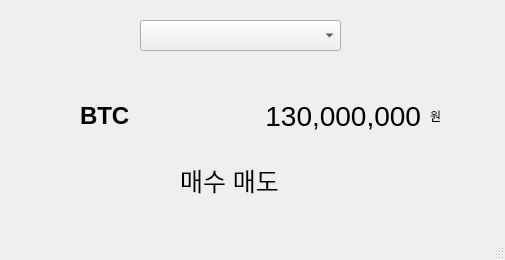
<?xml version="1.0" encoding="UTF-8"?>
<ui version="4.0">
 <class>MainWindow</class>
 <widget class="QMainWindow" name="MainWindow">
  <property name="geometry">
   <rect>
    <x>0</x>
    <y>0</y>
    <width>505</width>
    <height>260</height>
   </rect>
  </property>
  <property name="windowTitle">
   <string>MainWindow</string>
  </property>
  <widget class="QWidget" name="centralwidget">
   <widget class="QLabel" name="price_label">
    <property name="geometry">
     <rect>
      <x>220</x>
      <y>90</y>
      <width>201</width>
      <height>51</height>
     </rect>
    </property>
    <property name="font">
     <font>
      <pointsize>21</pointsize>
     </font>
    </property>
    <property name="text">
     <string>130,000,000</string>
    </property>
    <property name="alignment">
     <set>Qt::AlignRight|Qt::AlignTrailing|Qt::AlignVCenter</set>
    </property>
   </widget>
   <widget class="QLabel" name="ticker_label">
    <property name="geometry">
     <rect>
      <x>80</x>
      <y>90</y>
      <width>151</width>
      <height>51</height>
     </rect>
    </property>
    <property name="font">
     <font>
      <pointsize>18</pointsize>
      <weight>75</weight>
      <bold>true</bold>
     </font>
    </property>
    <property name="text">
     <string>BTC</string>
    </property>
   </widget>
   <widget class="QLabel" name="label_3">
    <property name="geometry">
     <rect>
      <x>430</x>
      <y>110</y>
      <width>56</width>
      <height>12</height>
     </rect>
    </property>
    <property name="text">
     <string>원</string>
    </property>
   </widget>
   <widget class="QLabel" name="alarm_label">
    <property name="geometry">
     <rect>
      <x>180</x>
      <y>160</y>
      <width>121</width>
      <height>41</height>
     </rect>
    </property>
    <property name="font">
     <font>
      <pointsize>19</pointsize>
     </font>
    </property>
    <property name="text">
     <string>매수 매도</string>
    </property>
   </widget>
   <widget class="QComboBox" name="ticker_combobox">
    <property name="geometry">
     <rect>
      <x>140</x>
      <y>20</y>
      <width>201</width>
      <height>31</height>
     </rect>
    </property>
    <property name="font">
     <font>
      <pointsize>12</pointsize>
     </font>
    </property>
   </widget>
  </widget>
  <widget class="QMenuBar" name="menubar">
   <property name="geometry">
    <rect>
     <x>0</x>
     <y>0</y>
     <width>505</width>
     <height>21</height>
    </rect>
   </property>
  </widget>
  <widget class="QStatusBar" name="statusbar"/>
 </widget>
 <resources/>
 <connections/>
</ui>
